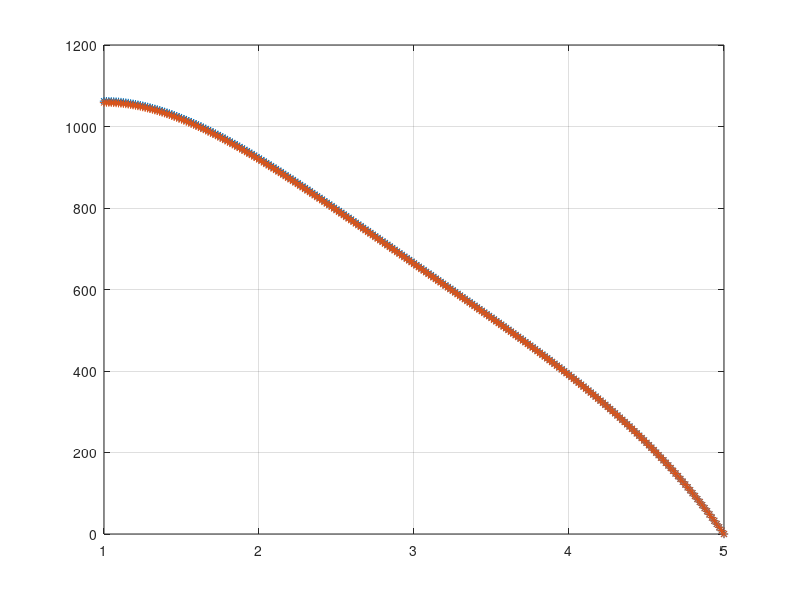

Reproduce this figure in MATLAB.
#ejercicio 1 - b)
clc;
clear all;
#---------DATOS--------
L1=1;
L2=5;
dx=1/64;
xnode=L1:dx:L2;
k=1;
G=100.*(xnode-3).^2;
q=2;


#armado matriz K y vector b de coeficientes
K=zeros(length(xnode),length(xnode));
b=zeros(length(xnode),1);
fila=[-k/dx^2 2*k/dx^2 -k/dx^2];
for i=2:length(xnode)-1
  K(i,i-1:i+1)=fila;
  b(i)=G(i);
endfor
K(length(xnode),length(xnode))=1;
K(1,1:2)=[2*k/dx^2 -2*k/dx^2];
b(1)+=2*q/dx;
b(end)=0;

T_ap=K\b;
T_an=@(y) (-25.*y.^4 +300.*y.^3 -1350.*y.^2 +1906.*y + 2345)/3;

#-------GRAFICO
T_an_evaluado = T_an(xnode);
figure(1);
plot(xnode,T_ap,'*-');
grid on;
hold on;
plot(xnode,T_an_evaluado,'*-');
